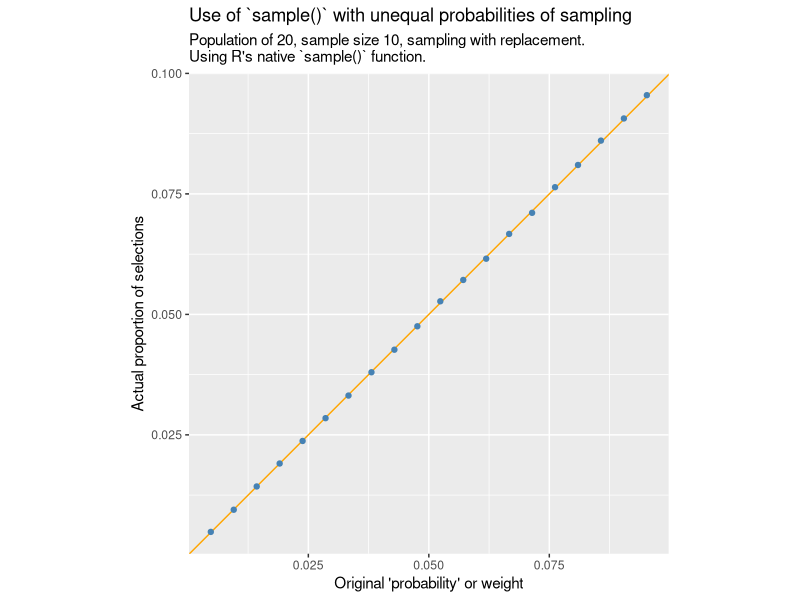

R code for this plot: (Note: this script raises an error after producing the figure.)

# probabilities of sampling with unequal probability with replacement aren't what
# you thought!
# https://notstatschat.rbind.io/2024/08/26/another-way-to-not-sample-with-replacement/

# see also 
# https://stats.stackexchange.com/questions/110178/brewers-method-for-sampling-with-unequal-probabilities-with-n2

library(tidyverse)
library(glue)
library(GGally)

compare_ppswor <- function(n = 10,
                           N = 20,
                           replace = FALSE,
                           reps = 1e5,
                           prob = 1:N / sum(1:N),
                           FUN = sample){

  x <- paste0("unit", 1:N)
  x <- factor(x, levels = x)
  prob <- prob / sum(prob)
  
  
  samples <- lapply(rep(n, reps), function(size){
    FUN(x, size = size, prob = prob, replace = replace)
    })
  
  s <- ifelse(replace, 'with replacement', 'without replacement')
  m <- ifelse(identical(FUN, sample), "R's native `sample()` function.", "experimental function based on Brewer (1975).")
  
  p <- tibble(
    original = prob,
    selected = as.numeric(table(unlist(samples))) / (reps * n)
  )  |>
    ggplot(aes(x = original, y = selected)) +
    geom_abline(slope = 1 , intercept = 0, colour = "orange") +
    geom_point(colour = "steelblue") +
    labs(x = "Original 'probability' or weight",
         y = "Actual proportion of selections",
         subtitle = glue("Population of {N}, sample size {n}, sampling {s}.\nUsing {m}"),
         title = "Use of `sample()` with unequal probabilities of sampling") +
    coord_equal() 
  
  return(p)
}

p1 <- compare_ppswor(replace = TRUE)
svg_png(p1, "../img/0276-20-10-replace")

p2 <- compare_ppswor()
svg_png(p2, "../img/0276-20-10-no-replace")

p3 <- compare_ppswor(N = 50, replace = FALSE)
p4 <- compare_ppswor(N = 250, replace = FALSE)

svg_png(p3, "../img/0276-50-10-no-replace")
svg_png(p4, "../img/0276-250-10-no-replace")

p5 <- compare_ppswor(N = 20, n = 20, replace = FALSE)
svg_png(p5, "../img/0276-20-20-no-replace")

#---------Brewer method-------------
# Taken from the answer by StasK at
# https://stats.stackexchange.com/questions/110178/brewers-method-for-sampling-with-unequal-probabilities-with-n2



#' @param p probabilities of remaining units
#' @param n total sample size
#' @param k which sequence of the sample this is for the sampling of
P <- function(p, n, k){
  r <- n - k + 1
  D <- sum((p * (1 - p)) / (1 - r * p))
  new_p <- p * (1 - p) / (D * (1 - r * p))
  return(new_p)
}

sample_unequal <- function(x, size, prob, replace = FALSE, keep = FALSE){

  if(size > length(x)){
    stop("Sample size cannot be larger than the population of units")
  }
  
  if(replace){
    stop("Only sampling without replacement implemented at this point")
  }
  
  if(size > (1 / max(prob))){
    stop(glue("Sample size ({size}) cannot be larger than 1 / max(prob) (which is {1 / max(prob)})"))
  }
  
  d <- tibble(x, prob)
  
  the_sample <- x[NULL]
  remnants <- x
  remnant_p <- prob
  
  for(k in 1:size){
    new_p <- P(remnant_p, size, k)
    
    if(keep){
      d2 <- tibble(x = remnants, prob = new_p)
      names(d2)[2] <- paste0("k", k)
      d <- d |>
        left_join(d2, by = "x")
    }
    
    if(min(new_p) < 0){
      warning("Some negative probabilities returned")
      new_p <- pmax(0, new_p)
    }
    
    latest_sample <- sample(remnants, size = 1, prob = new_p)
    which_chosen <- which(remnants == latest_sample)
    remnants <- remnants[-which_chosen]
    remnant_p <- remnant_p[-which_chosen]
    the_sample <- c(the_sample, latest_sample)
    
      }
  
  if(keep){
    return(list(the_sample = the_sample, d = d)) 
  } else {
    return(the_sample)
  }
}  


compare_ppswor(FUN = sample, reps = 10000)
# there is still some systematic bias in the new method, but it is much better:
set.seed(123)
p6 <- compare_ppswor(FUN = sample_unequal, reps = 10000)
svg_png(p6, "../img/0276-20-10-no-replace-brewer")

p7 <- compare_ppswor(n = 5, FUN = sample_unequal, reps = 10000)
svg_png(p7, "../img/0276-20-5-no-replace-brewer")

stop()

#------------------extra not for blog--------------
compare_ppswor(n = 10, FUN = sample_unequal, reps = 1000)

# doesn't work when sample gets more than 50% of N in our default case
compare_ppswor(n = 11, FUN = sample_unequal, reps = 1000)

# with other probabilities with less variance it's ok
compare_ppswor(n = 11, FUN = sample_unequal, reps = 1000, prob = runif(20, 1, 10))
compare_ppswor(n = 13, FUN = sample_unequal, reps = 1000, prob = runif(20, 1, 10))
compare_ppswor(n = 14, FUN = sample_unequal, reps = 1000, prob = runif(20, 1, 10))

# as StasK says in the comments on cross-validated, if 1-rp < 0
# For us that happens when sample is more thna 50% but that's
# just because of how our p is defined
# there is a significant problem

#----------------------closer look at an example---------------
N = 20
x <- paste0("unit", 1:N)
x <- factor(x, levels = x)
p <- 1:N / sum(1:N)
stopifnot(round(sum(P(p, 10, 1)), 2) == 1)

y <- sample_unequal(x, 10, p, keep = TRUE)

apply(y$d[,-1], 2, sum, na.rm = TRUE)



compare_ppswor(FUN = sample_unequal, reps = 1000)

compare_ppswor(FUN = sample, reps = 10000)
# there is still some systematic bias in the new method, but it is much better:
compare_ppswor(FUN = sample_unequal, reps = 10000)


y$d[ , -1] |>
  ggpairs()


par(mfrow = c(2,2), bty = "l", pch = 19, family = "Calibri", 
    col = "steelblue", font.main = 1)

plot(p, P(p, 1, 1), main = "Sample size = 1", xlab = ""); abline(0, 1)
plot(p, P(p, 5, 1), main = "Sample size = 5", xlab = ""); abline(0, 1)
plot(p, P(p, 10, 1), main = "Sample size = 10"); abline(0, 1)
plot(p, P(p, 20, 1), main = "Sample size = 20"); abline(0, 1)



P(p, 10, 1)
P(p, 11, 1)

#-------------larger population and sample-----

N = 2000
x <- paste0("unit", 1:N)
x <- factor(x, levels = x)
p <- 1:N / sum(1:N)

# works ok
sample_unequal(x, size = 1000, p, keep = FALSE)

# doesn';t because this is when the 1-rp < 0
sample_unequal(x, size = 1001, p, keep = FALSE)

# with less variation in the weights
set.seed(123)
p2 <- runif(N, 1, 5)
p2 <- p2 / sum(p2)
sample_unequal(x, size = 1001, p2, keep = FALSE)
1/max(p2) 
sample_unequal(x, size = 1150, p2, keep = FALSE)
sample_unequal(x, size = 1200, p2, keep = FALSE)
